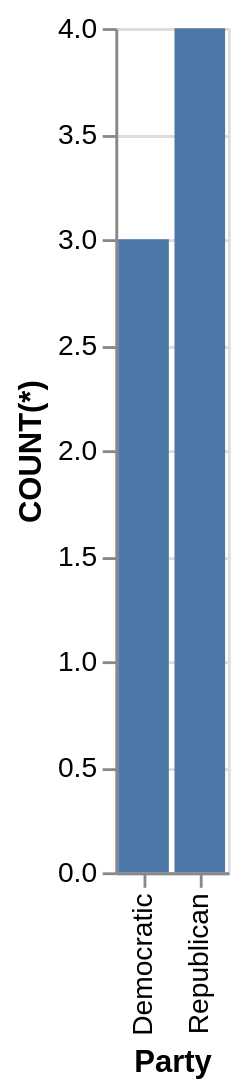

Vega-Lite specification stored for this chart:
### Vega-Lite specification from a JSON file in a GitHub repository (floating-point values rounded to 4 significant figures)
{"data": {"values": [{"x_data": "Democratic", "y_data": 3}, {"x_data": "Republican", "y_data": 4}]}, "mark": "bar", "encoding": {"x": {"field": "x_data", "type": "nominal", "title": "Party", "sort": {"op": "sum", "field": "y_data", "order": "ascending"}}, "y": {"field": "y_data", "type": "quantitative", "title": "COUNT(*)"}}}
